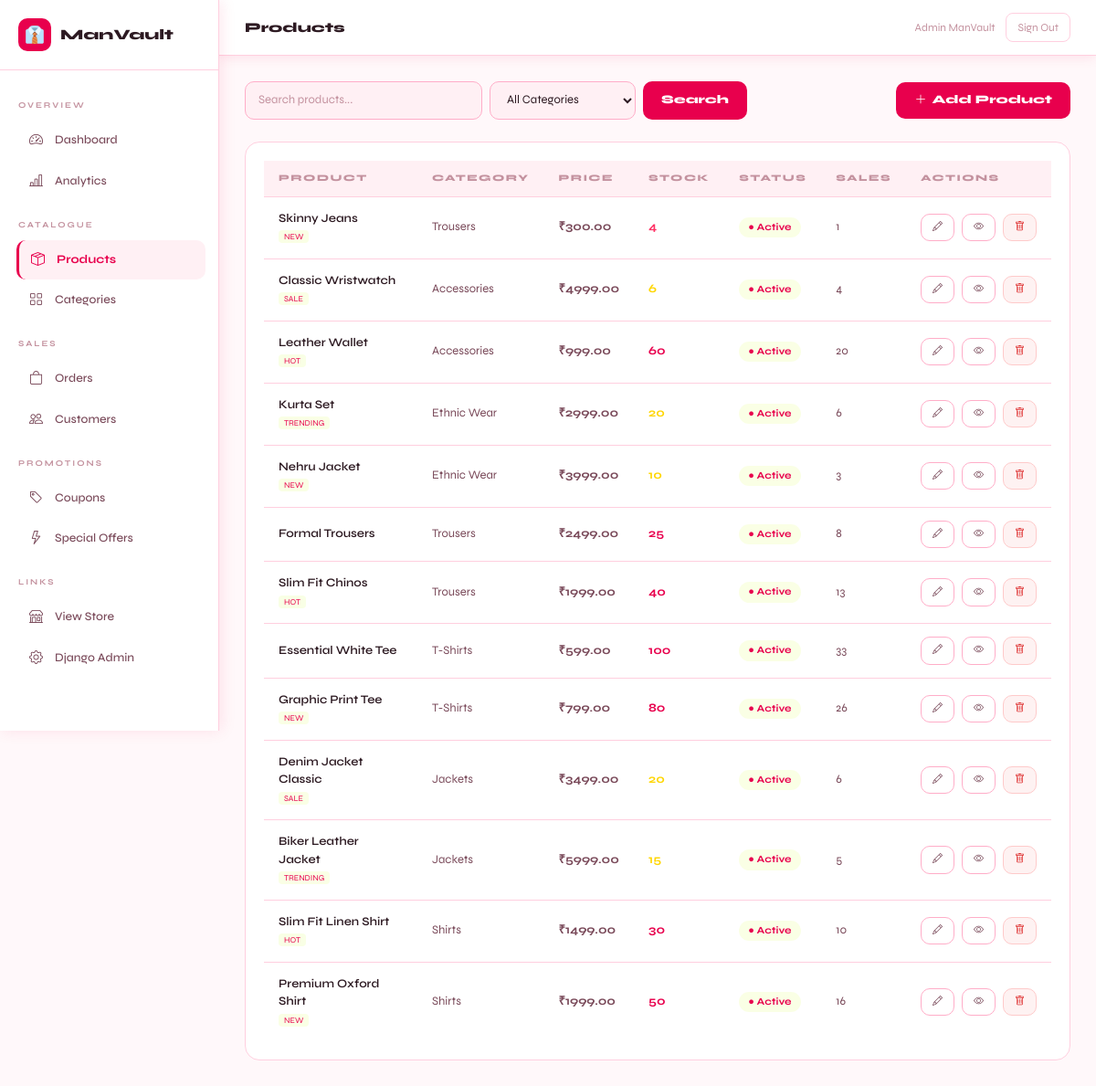
/dashboard/products/ (signed in), run on the app's committed database.
### accounts/models.py (models this page shows, shortened)
class User(AbstractUser):
    phone = models.CharField(max_length=15, blank=True)
    avatar = models.ImageField(upload_to='avatars/', blank=True, null=True)
    date_of_birth = models.DateField(blank=True, null=True)
    gender = models.CharField(max_length=10, choices=[('M','Male'),('F','Female'),('O','Other')], blank=True)
    email_verified = models.BooleanField(default=False)
    is_google_account = models.BooleanField(default=False)
    loyalty_points = models.PositiveIntegerField(default=0)

### store/models.py (models this page shows, shortened)
class Product(models.Model):
    BADGE_CHOICES = [('','None'),('new','NEW'),('hot','HOT'),('sale','SALE'),('trending','TRENDING')]
    category = models.ForeignKey(Category, on_delete=models.SET_NULL, null=True, related_name='products')
    brand = models.ForeignKey(Brand, on_delete=models.SET_NULL, null=True, blank=True, related_name='products')
    name = models.CharField(max_length=200)
    slug = models.SlugField(unique=True, blank=True)
    description = models.TextField(blank=True)
    material = models.CharField(max_length=200, blank=True)
    price = models.DecimalField(max_digits=10, decimal_places=2)
    original_price = models.DecimalField(max_digits=10, decimal_places=2, blank=True, null=True)
    stock = models.PositiveIntegerField(default=0)
    badge = models.CharField(max_length=20, choices=BADGE_CHOICES, blank=True)
    is_active = models.BooleanField(default=True)
    is_featured = models.BooleanField(default=False)
    rating = models.DecimalField(max_digits=3, decimal_places=1, default=0)
    review_count = models.PositiveIntegerField(default=0)
    sales_count = models.PositiveIntegerField(default=0)
    created_at = models.DateTimeField(auto_now_add=True)
    updated_at = models.DateTimeField(auto_now=True)
    class Meta: ordering = ['-created_at']

class Category(models.Model):
    name = models.CharField(max_length=100)
    slug = models.SlugField(unique=True)
    description = models.TextField(blank=True)
    image = models.ImageField(upload_to='categories/', blank=True, null=True)
    icon = models.CharField(max_length=10, default='👕')
    is_active = models.BooleanField(default=True)
    created_at = models.DateTimeField(auto_now_add=True)
    class Meta:
        verbose_name_plural = 'Categories'
        ordering = ['name']

### dashboard/views.py (the view)
# urls.py: path('products/', views.product_list, name='products'),
@staff_member_required
def product_list(request):
    q = request.GET.get('q','')
    products = Product.objects.select_related('category','brand').all()
    if q: products = products.filter(name__icontains=q)
    cat_filter = request.GET.get('cat','')
    if cat_filter: products = products.filter(category__slug=cat_filter)
    return render(request, 'dashboard/products/list.html', {
        'products': products, 'q': q,
        'categories': Category.objects.all(), 'cat_filter': cat_filter,
    })

### store/context_processors.py (called while the page is built)
def cart_processor(request):
    cart_count = 0
    try:
        if request.user.is_authenticated:
            cart = Cart.objects.filter(user=request.user).first()
        else:
            sk = request.session.session_key
            cart = Cart.objects.filter(session_key=sk, user=None).first() if sk else None
        if cart: cart_count = cart.item_count
    except: pass
    return {'cart_count': cart_count}

def wishlist_processor(request):
    wishlist_count = 0
    try:
        if request.user.is_authenticated:
            wl = Wishlist.objects.filter(user=request.user).first()
            if wl: wishlist_count = wl.products.count()
    except: pass
    return {'wishlist_count': wishlist_count}

def common_processor(request):
    cats_for_nav = []
    notif_count = 0
    try:
        cats_for_nav = Category.objects.filter(is_active=True)[:8]
        if request.user.is_authenticated:
            notif_count = request.user.notifications.filter(is_read=False).count()
    except: pass
    return {'cats_for_nav': cats_for_nav, 'notif_count': notif_count}

### store/models.py (called while the page is built)
    @property
    def item_count(self):
        return sum(item.quantity for item in self.items.all())

### templates/dashboard/products/list.html (shortened to what this page needs)
{% extends 'dashboard/base.html' %}{% block title %}Products{% endblock %}{% block page_title %}Products{% endblock %}
{% block content %}
<div class="d-flex justify-content-between align-items-center mb-4 flex-wrap gap-3">
  <form method="GET" class="d-flex gap-2">
    <input type="text" name="q" value="{{ q }}" placeholder="Search products..." class="mv-input" style="width:260px">
    <select name="cat" class="mv-input" style="width:160px" onchange="this.form.submit()">
      <option value="">All Categories</option>
    </select>
    <button type="submit" class="mv-btn">Search</button>
  </form>
  <a href="{% url 'dashboard:product_new' %}" class="mv-btn"><i class="bi bi-plus-lg"></i> Add Product</a>
</div>
<div class="stat-card">
  <table class="mv-table">
    <thead><tr><th>Product</th><th>Category</th><th>Price</th><th>Stock</th><th>Status</th><th>Sales</th><th>Actions</th></tr></thead>
    <tbody>
      {% for p in products %}
      <tr>
        <td><div style="font-weight:600;color:var(--tx)">{{ p.name }}</div>{% if p.badge %}<span style="font-size:9px;background:rgba(200,255,0,.1);color:var(--acc);padding:2px 6px;border-radius:4px">{{ p.badge|upper }}</span>{% endif %}</td>
        <td>{{ p.category.name|default:"—" }}</td>
        <td style="font-weight:700">₹{{ p.price }}</td>
        <td><span style="color:{% if p.stock <= 5 %}#FF3366{% elif p.stock <= 20 %}#FFD600{% else %}var(--acc){% endif %};font-weight:700">{{ p.stock }}</span></td>
        <td>
          <a href="{% url 'dashboard:product_toggle' p.id %}" style="display:inline-flex;align-items:center;gap:4px;padding:3px 10px;border-radius:20px;font-size:11px;font-weight:700;background:{% if p.is_active %}rgba(200,255,0,.1){% else %}rgba(255,51,102,.1){% endif %};color:{% if p.is_active %}var(--acc){% else %}#FF3366{% endif %}">
            {% if p.is_active %}● Active{% else %}● Inactive{% endif %}
          </a>
        </td>
        <td>{{ p.sales_count }}</td>
        <td><div class="d-flex gap-2">
          <a href="{% url 'dashboard:product_edit' p.id %}" class="mv-btn-outline" style="padding:6px 12px;font-size:11px"><i class="bi bi-pencil"></i></a>
          <a href="{% url 'store:product_detail' p.slug %}" target="_blank" class="mv-btn-outline" style="padding:6px 12px;font-size:11px"><i class="bi bi-eye"></i></a>
          <a href="{% url 'dashboard:product_delete' p.id %}" class="mv-btn-danger" style="padding:6px 12px;font-size:11px"><i class="bi bi-trash"></i></a>
        </div></td>
      </tr>
      {% empty %}<tr><td colspan="7" style="text-align:center;padding:40px;color:var(--tx3)">No products found</td></tr>
      {% endfor %}
    </tbody>
  </table>
</div>
{% endblock %}

### templates/dashboard/base.html (shortened to what this page needs)
<!DOCTYPE html>
<html lang="en">
<head>
<link href="https://cdn.jsdelivr.net/npm/bootstrap@5.3.0/dist/css/bootstrap.min.css" rel="stylesheet"/>
<link href="https://cdn.jsdelivr.net/npm/bootstrap-icons@1.11.0/font/bootstrap-icons.css" rel="stylesheet"/>
</head>
<body>
<div class="sidebar">
  <div class="sidebar-logo">
    <div class="icon">👔</div>
    <span>ManVault</span>
  </div>
  <div style="padding:12px 8px;flex:1">
    <div class="sidebar-section">Overview</div>
    <a href="{% url 'dashboard:home' %}" class="{% if request.resolver_match.url_name == 'home' %}active{% endif %}">
      <i class="bi bi-speedometer2"></i> Dashboard
    </a>
    <a href="{% url 'dashboard:analytics' %}" class="{% if request.resolver_match.url_name == 'analytics' %}active{% endif %}">
      <i class="bi bi-bar-chart-line"></i> Analytics
    </a>
    <div class="sidebar-section">Catalogue</div>
    <a href="{% url 'dashboard:products' %}" class="{% if 'product' in request.resolver_match.url_name %}active{% endif %}">
      <i class="bi bi-box-seam"></i> Products
    </a>
    <a href="{% url 'dashboard:categories' %}" class="{% if 'categor' in request.resolver_match.url_name %}active{% endif %}">
      <i class="bi bi-grid"></i> Categories
    </a>
    <div class="sidebar-section">Sales</div>
    <a href="{% url 'dashboard:orders' %}" class="{% if 'order' in request.resolver_match.url_name %}active{% endif %}">
      <i class="bi bi-bag"></i> Orders
    </a>
    <a href="{% url 'dashboard:customers' %}" class="{% if 'customer' in request.resolver_match.url_name %}active{% endif %}">
      <i class="bi bi-people"></i> Customers
    </a>
    <div class="sidebar-section">Promotions</div>
    <a href="{% url 'dashboard:coupons' %}" class="{% if 'coupon' in request.resolver_match.url_name %}active{% endif %}">
      <i class="bi bi-tag"></i> Coupons
    </a>
    <a href="{% url 'dashboard:offers' %}" class="{% if 'offer' in request.resolver_match.url_name %}active{% endif %}">
      <i class="bi bi-lightning"></i> Special Offers
    </a>
    <div class="sidebar-section">Links</div>
    <a href="{% url 'store:home' %}" target="_blank"><i class="bi bi-shop"></i> View Store</a>
    <a href="/admin/"><i class="bi bi-gear"></i> Django Admin</a>
  </div>
</div>
<div class="main">
  <div class="top-bar">
    <div class="top-bar-title">{% block page_title %}Dashboard{% endblock %}</div>
    <div style="display:flex;align-items:center;gap:12px">
      <div style="font-size:12px;color:var(--tx3)">{{ request.user.get_full_name|default:request.user.username }}</div>
      <a href="{% url 'accounts:logout' %}"
         style="font-size:12px;color:var(--tx3);border:1.5px solid var(--brd2);
                border-radius:8px;padding:6px 12px;transition:all .2s"
         onmouseover="this.style.borderColor='var(--acc)';this.style.color='var(--acc)'"
         onmouseout="this.style.borderColor='var(--brd2)';this.style.color='var(--tx3)'">
        Sign Out
      </a>
    </div>
  </div>
  <div class="content">
    {% block content %}{% endblock %}
  </div>
</div>
</body>
</html>

### templates/dashboard/base.html (style rules this page uses)
:root { --acc:#E8004D; --acc2:#FF2D6B; --acctx:#fff; --bg:#FFF8FA; --bg2:#FFFFFF; --bg3:#FFF0F4; --brd:#FFADC8; --brd2:#FFCFDF; --tx:#2D1A22; --tx2:#7A4A5A; --tx3:#C4929F; --shadow:rgba(232,0,77,.10); }
* { box-sizing:border-box;margin:0;padding:0 }
body { font-family:'Syne',sans-serif;background:var(--bg);color:var(--tx);display:flex;min-height:100vh }
a { color:inherit;text-decoration:none }
.sidebar { width:240px;background:var(--bg2);border-right:1.5px solid var(--brd2); display:flex;flex-direction:column;position:fixed;height:100vh; overflow-y:auto;z-index:100;box-shadow:2px 0 16px var(--shadow); }
.sidebar-logo { padding:20px;border-bottom:1.5px solid var(--brd2); display:flex;align-items:center;gap:10px; }
.sidebar-logo .icon { width:36px;height:36px;background:var(--acc);border-radius:10px; display:flex;align-items:center;justify-content:center;font-size:18px;color:#fff; }
.sidebar-logo span { font-size:16px;font-weight:800;color:var(--tx) }
.sidebar-section { padding:8px 12px;font-size:9px;letter-spacing:2px;text-transform:uppercase; color:var(--tx3);margin-top:12px;font-weight:700; }
.sidebar a { display:flex;align-items:center;gap:10px;padding:10px 16px; margin:2px 8px;border-radius:10px;font-size:13px;color:var(--tx2); transition:all .15s;font-weight:500; }
.sidebar a:hover,.sidebar a.active { background:var(--bg3);color:var(--acc);transform:translateX(2px); }
.sidebar a.active { font-weight:700;border-left:3px solid var(--acc);padding-left:13px }
.sidebar a i { font-size:15px;width:18px }
.main { margin-left:240px;flex:1;min-height:100vh;display:flex;flex-direction:column }
.top-bar { background:var(--bg2);border-bottom:1.5px solid var(--brd2); padding:14px 28px;display:flex;align-items:center;justify-content:space-between; position:sticky;top:0;z-index:50;box-shadow:0 2px 12px var(--shadow); }
.top-bar-title { font-size:15px;font-weight:800;color:var(--tx) }
.content { padding:28px;flex:1 }
.mv-input { background:var(--bg3)!important;border:1.5px solid var(--brd)!important; border-radius:10px!important;padding:10px 14px!important; color:var(--tx)!important;font-size:13px!important; width:100%;outline:none;transition:all .2s!important; }
.mv-input::placeholder { color:var(--tx3)!important }
.mv-btn { background:var(--acc);color:#fff;border:none;border-radius:10px; padding:10px 20px;font-weight:800;cursor:pointer;font-size:13px; display:inline-flex;align-items:center;gap:6px;transition:all .18s; }
.mv-btn-outline { background:transparent;color:var(--tx2);border:1.5px solid var(--brd); border-radius:10px;padding:9px 18px;font-size:13px;cursor:pointer; display:inline-flex;align-items:center;gap:6px;transition:all .2s; }
.mv-btn-danger { background:#FEF2F2;color:#DC2626;border:1.5px solid #FECACA; border-radius:10px;padding:9px 18px;font-size:13px;cursor:pointer; display:inline-flex;align-items:center;gap:6px;transition:all .2s; }
.stat-card { background:var(--bg2);border:1.5px solid var(--brd2);border-radius:16px;padding:20px; transition:box-shadow .2s; }
.mv-table { width:100%;border-collapse:collapse;font-size:13px }
.mv-table th { padding:12px 16px;background:var(--bg3);color:var(--tx3); font-size:10px;letter-spacing:1.5px;text-transform:uppercase; border-bottom:1.5px solid var(--brd2);text-align:left;font-weight:800; }
.mv-table td { padding:14px 16px;border-bottom:1px solid var(--brd2);color:var(--tx2) }
.mv-table tr:last-child td { border-bottom:none }

### data on the page
User: user.get_full_name "Admin ManVault"
Product: name "Skinny Jeans", badge "NEW", category.name "Trousers", price "300.00", stock "4", is_active "● Active", sales_count "1"
Product: name "Classic Wristwatch", badge "SALE", category.name "Accessories", price "4999.00", stock "6", is_active "● Active", sales_count "4"
Product: name "Leather Wallet", badge "HOT", category.name "Accessories", price "999.00", stock "60", is_active "● Active", sales_count "20"
Product: name "Kurta Set", badge "TRENDING", category.name "Ethnic Wear", price "2999.00", stock "20", is_active "● Active", sales_count "6"
Product: name "Nehru Jacket", badge "NEW", category.name "Ethnic Wear", price "3999.00", stock "10", is_active "● Active", sales_count "3"
Product: name "Formal Trousers", category.name "Trousers", price "2499.00", stock "25", is_active "● Active", sales_count "8"
Product: name "Slim Fit Chinos", badge "HOT", category.name "Trousers", price "1999.00", stock "40", is_active "● Active", sales_count "13"
Product: name "Essential White Tee", category.name "T-Shirts", price "599.00", stock "100", is_active "● Active", sales_count "33"
Product: name "Graphic Print Tee", badge "NEW", category.name "T-Shirts", price "799.00", stock "80", is_active "● Active", sales_count "26"
Product: name "Denim Jacket Classic", badge "SALE", category.name "Jackets", price "3499.00", stock "20", is_active "● Active", sales_count "6"
Product: name "Biker Leather Jacket", badge "TRENDING", category.name "Jackets", price "5999.00", stock "15", is_active "● Active", sales_count "5"
Product: name "Slim Fit Linen Shirt", badge "HOT", category.name "Shirts", price "1499.00", stock "30", is_active "● Active", sales_count "10"
Product: name "Premium Oxford Shirt", badge "NEW", category.name "Shirts", price "1999.00", stock "50", is_active "● Active", sales_count "16"
